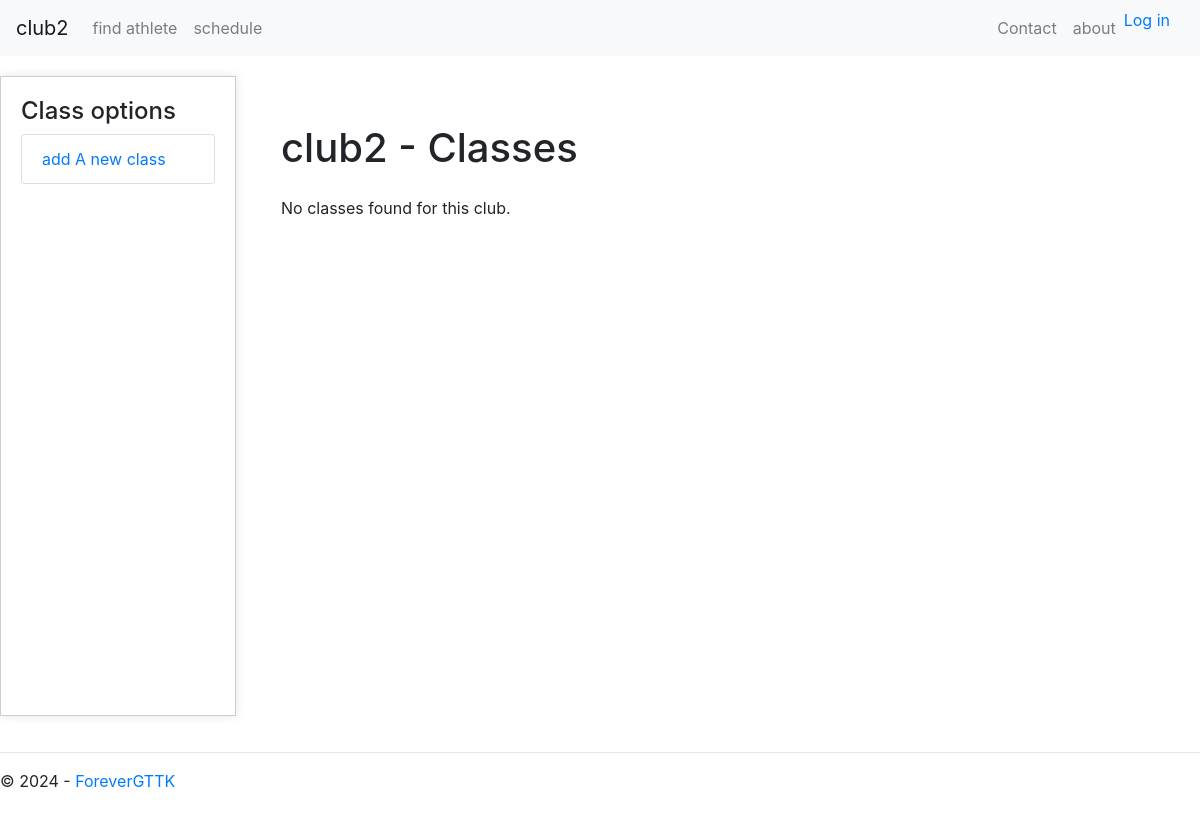
Before: /club/club2/classes/ with the older database file.
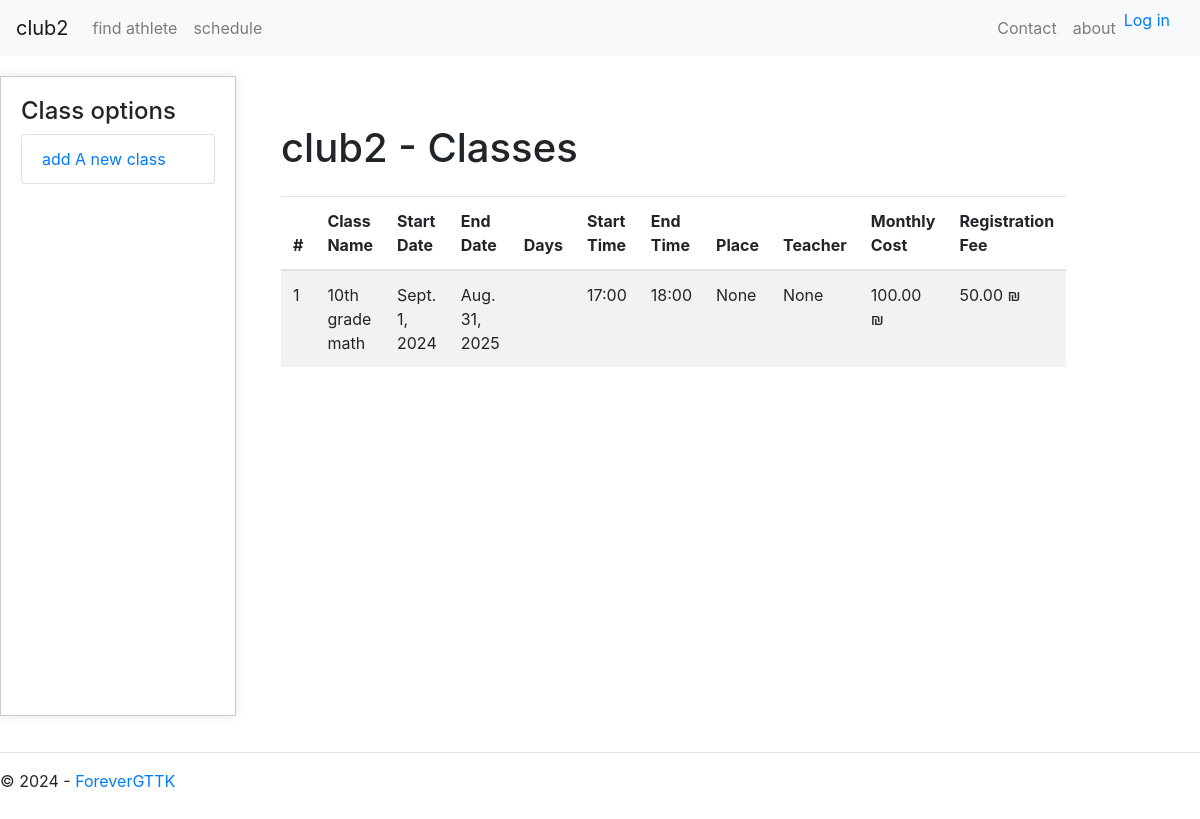
After: the same page with the newer database file.
### app/models.py (models this page shows, shortened)
class BaseModel(models.Model):
    ID = models.UUIDField(default=uuid.uuid4, editable=False, unique=True, primary_key=True)
    created_by = models.ForeignKey(User, on_delete=models.SET_NULL, null=True)
    created_at = models.DateTimeField(auto_now_add=True, editable=False)
    last_updated = models.DateTimeField(auto_now=True)
    description = models.TextField(null=True, blank=True)
    class Meta:
        abstract = True

class Season(BaseModel):
    club = models.ForeignKey('Clubs', on_delete=models.CASCADE, related_name='seasons')
    start_date = models.DateField()
    end_date = models.DateField()
    is_active = models.BooleanField(default=True)
    class Meta:
        ordering = ['-start_date']

class Class(BaseModel):
    DAYS_OF_WEEK = (
        ('sun', 'Sunday'),
        ('mon', 'Monday'),
        ('tue', 'Tuesday'),
        ('wed', 'Wednesday'),
        ('thu', 'Thursday'),
        ('fri', 'Friday'),
        ('sat', 'Saturday'),
    )
    name = models.CharField(max_length=255)
    season = models.ForeignKey(Season, on_delete=models.CASCADE, related_name='classes')
    start_date = models.DateField()
    end_date = models.DateField()
    days_of_week = MultiSelectField(choices=DAYS_OF_WEEK, null=True, blank=True)
    start_time = models.TimeField()
    end_time = models.TimeField()
    place = models.CharField(max_length=255, null=True, blank=True)
    teacher = models.ForeignKey('Teacher', on_delete=models.SET_NULL, null=True, blank=True)
    price = models.DecimalField(max_digits=10, decimal_places=2)
    registration_fee = models.DecimalField(max_digits=10, decimal_places=2)
    class Meta:
        ordering = ['start_date', 'start_time']
    @classmethod
    def get_classes_by_current_season(cls, club):
        current_season = Season.objects.filter(club=club, is_active=True).first()
        if not current_season:
            return {}
        classes = cls.objects.filter(season=current_season)
        return { c.name:c.get_class() for c in classes }
    def get_class(self):
        return {
            'ID': self.ID,
            'name': self.name,
            'teacher': self.teacher,
            'start_date': self.start_date,
            'end_date': self.end_date,
            'days_of_week': self.days_of_week,
            'start_time': self.start_time.strftime('%H:%M'),
            'end_time': self.end_time.strftime('%H:%M'),
            'place':self.place if self.place else None,
            'season': self.season,
            'price':self.price,
            'registration_fee':self.registration_fee,
        }

### BotLaHug/views.py (the view)
# urls.py: path('club/<str:club_name>/classes/', clubViews.club_classes, name='club_classes'),
def club_classes(request, club_name):
    club = get_object_or_404(models.Clubs, web_name=club_name)
    classes = models.Class.get_classes_by_current_season(club)
    return page_render(
        request,
        'BotLaHug/club_pages/club_classes.html',
        {
            'classes': classes
        },
        club_name=club_name
    )

### BotLaHug/views.py (called while the page is built)
def page_render(request, page_address, context, club_name):
    context['easterEgg'] = datetime.now().minute % 2 == 0
    app_name = re.split(r'_|(?=[A-Z])', os.path.splitext(os.path.basename(page_address))[0])
    title = ' '.join(word.capitalize() if context['easterEgg'] else word.lower() for word in app_name)
    context.update(
        {
            'name': club_name,
            'title': title,
            'year': datetime.now().year,
        }
    )
    return render(request, page_address, context)

### BotLaHug/templates/BotLaHug/club_pages/club_classes.html (shortened to what this page needs)
{% extends "BotLaHug/layout.html" %}
{% block sidebar %}
<h4>Class options</h4>
<ul class="list-group mb-4">
    <li class="list-group-item"><a href="{% url 'add_class' club_name=name %}">add A new class</a></li>
</ul>
{% endblock %}
{% block content %}
<div class="container mt-5">
    <h1 class="mb-4">{{ name }} - Classes</h1>
    {% if classes %}
    <table class="table table-striped table-hover">
        <thead>
            <tr>
                <th>#</th>
                <th>Class Name</th>
                <th>Start Date</th>
                <th>End Date</th>
                <th>Days</th>
                <th>Start Time</th>
                <th>End Time</th>
                <th>Place</th>
                <th>Teacher</th>
                <th>Monthly Cost</th>
                <th>Registration Fee</th>
            </tr>
        </thead>
        <tbody>
            {% for cname, class in classes.items %}
            <tr class="clickable-row" data-href="/club/{{name}}/class/view/{{class.ID}}">
                <td>{{ forloop.counter }}</td>
                <td>{{ cname }}</td>
                <td>{{ class.start_date }}</td>
                <td>{{ class.end_date }}</td>
                <td>{{ class.days }}</td>
                <td>{{ class.start_time }}</td>
                <td>{{ class.end_time }}</td>
                <td>{{ class.place }}</td>
                <td>{{ class.teacher }}</td>
                <td>
                    {{ class.price }} &#8362;
                </td>
                <td>
                    {{ class.registration_fee }} &#8362;
                </td>
            </tr>
            {% endfor %}
        </tbody>
    </table>
    {% else %}
    <p>No classes found for this club.</p>
    {% endif %}
</div>
{% endblock %}

Changed rows visible on the page:
added Season: name "10th grade math", start_date "Sept. 1, 2024", end_date "Aug. 31, 2025", start_time "17:00", end_time "18:00", place "None", teacher "None", price "100.00", registration_fee "50.00"
Other visible differences:
text no longer shown: "No classes found for this club."
text now shown: "# Class Name Start Date End Date Days Start Time End Time Place Teacher Monthly Cost Registration Fee"
